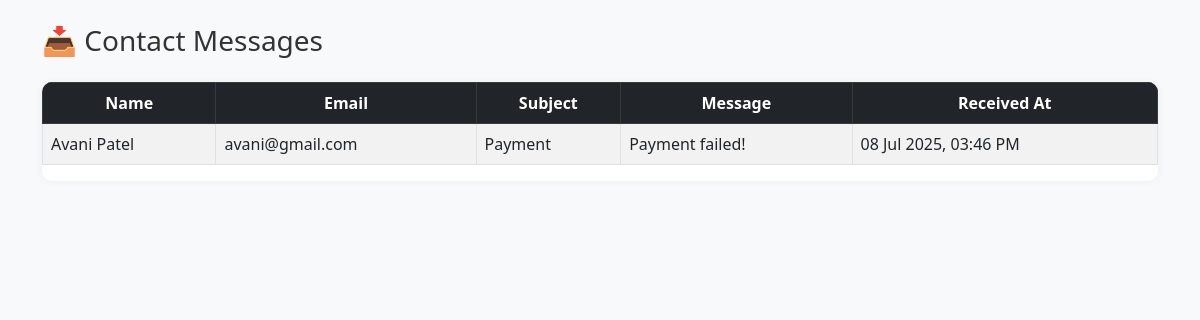
/admin/messages.php (signed in), run on the app's committed database.
### tables this page shows
CREATE TABLE `contact_us` (
  `id` int(11) NOT NULL,
  `name` varchar(100) DEFAULT NULL,
  `email` varchar(100) DEFAULT NULL,
  `subject` varchar(255) DEFAULT NULL,
  `message` text DEFAULT NULL,
  `submitted_at` timestamp NOT NULL DEFAULT current_timestamp(),
  `created_at` datetime DEFAULT current_timestamp()
);

### admin/messages.php (the view, shortened to what this page needs)
<?php
require '../config.php';
$messages = mysqli_query($conn, "SELECT * FROM contact_us ORDER BY created_at DESC");
?>
<!DOCTYPE html>
<html lang="en">
<head>
    <link href="https://cdn.jsdelivr.net/npm/bootstrap@5.3.0/dist/css/bootstrap.min.css" rel="stylesheet">
</head>
<body class="p-3 p-md-4">
    <div class="container">
        <h3 class="mb-4">📥 Contact Messages</h3>
        <div class="table-responsive">
            <table class="table table-bordered table-striped align-middle">
                <thead class="table-dark text-center">
                    <tr>
                        <th>Name</th>
                        <th>Email</th>
                        <th>Subject</th>
                        <th>Message</th>
                        <th>Received At</th>
                    </tr>
                </thead>
                <tbody>
                    <?php while ($msg = mysqli_fetch_assoc($messages)) : ?>
                        <tr>
                            <td><?= htmlspecialchars($msg['name']) ?></td>
                            <td><?= htmlspecialchars($msg['email']) ?></td>
                            <td><?= htmlspecialchars($msg['subject']) ?></td>
                            <td class="text-wrap"><?= nl2br(htmlspecialchars($msg['message'])) ?></td>
                            <td><?= date("d M Y, h:i A", strtotime($msg['created_at'])) ?></td>
                        </tr>
                    <?php endwhile; ?>
                </tbody>
            </table>
        </div>
    </div>
</body>
</html>

### admin/messages.php (style rules this page uses)
body { background-color: #f8f9fa; }
h3 { color: #333; }
.table thead th { white-space: nowrap; }
.table td { vertical-align: middle; }
.table-responsive { background: #fff; border-radius: 10px; overflow: hidden; box-shadow: 0 0 8px rgba(0,0,0,0.05); }
.text-wrap { max-width: 300px; word-wrap: break-word; }

### data on the page
contact_us: name "Avani Patel", email "avani@gmail.com", subject "Payment", message "Payment failed!", created_at "08 Jul 2025, 03:46 PM"
